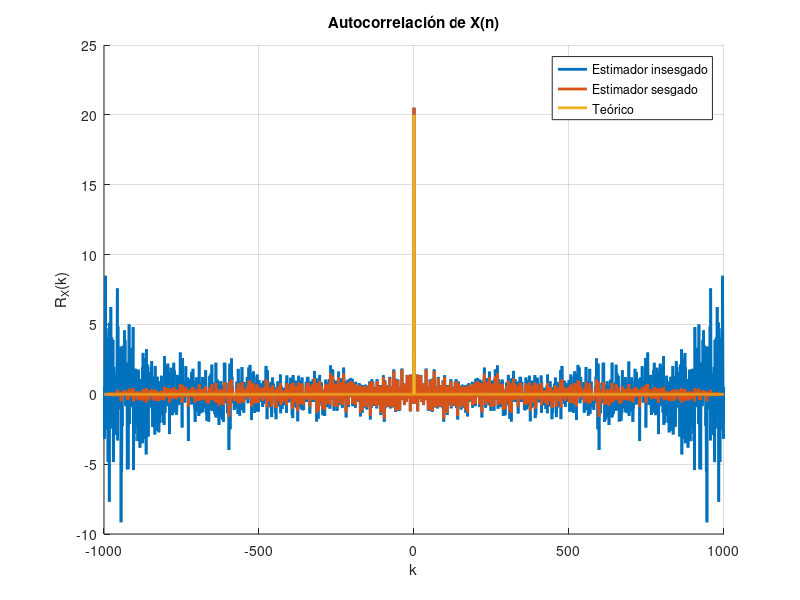
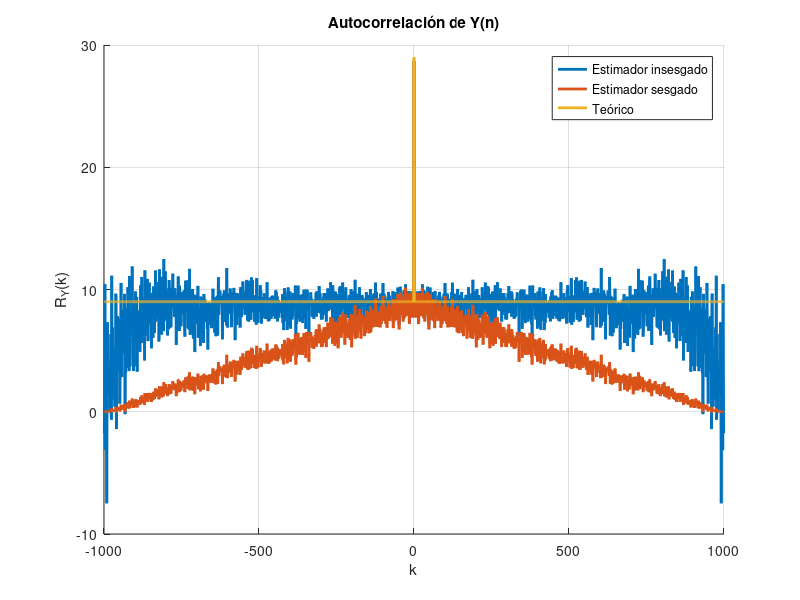
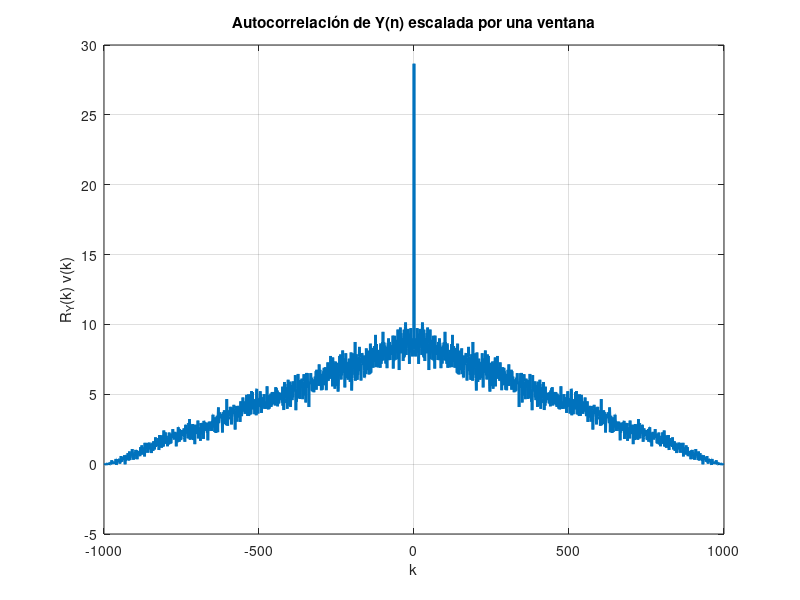

Source code (MATLAB) for these figures, in order:
close all;
clear all;
clc;

rand('seed', 3984);

N = 1000;

sigma = sqrt(20);
mu_X = 0;
mu_Y = 3;

X = normrnd(mu_X, sigma, 1, N);
Y = normrnd(mu_Y, sigma, 1, N);

R_Xb = xcorr(X, 'biased');
R_Xu = xcorr(X, 'unbiased');
R_Xteo = zeros(2*N-1, 1);
R_Xteo(N) = sigma^2;

n = -(N-1):(N-1);

figure();
hold on;
grid on;
plot(n, R_Xu, 'linewidth', 2);
plot(n, R_Xb, 'linewidth', 2);
plot(n, R_Xteo, 'linewidth', 2);
legend(['Estimador insesgado'; 'Estimador sesgado'; 'Teórico']);
title('Autocorrelación de X(n)');
xlabel('k');
ylabel('R_X(k)');

R_Yb = xcorr(Y, 'biased');
R_Yu = xcorr(Y, 'unbiased');
R_Yteo = zeros(2*N-1, 1) + mu_Y^2;
R_Yteo(N) += sigma^2;

figure();
hold on;
grid on;
plot(n, R_Yu, 'linewidth', 2);
plot(n, R_Yb, 'linewidth', 2);
plot(n, R_Yteo, 'linewidth', 2);
legend(['Estimador insesgado'; 'Estimador sesgado'; 'Teórico']);
title('Autocorrelación de Y(n)');
xlabel('k');
ylabel('R_Y(k)');

v = zeros(2*N-1, 1);
v(N) = 1;
for i = 1:(N-1)
  v(N+i) = (N - i) / N;
  v(N-i) = (N - i) / N;
endfor

figure();
plot(n, R_Yu'.*v, 'linewidth', 2);
grid on;
xlabel('k');
ylabel('R_Y(k) v(k)');
title('Autocorrelación de Y(n) escalada por una ventana');
